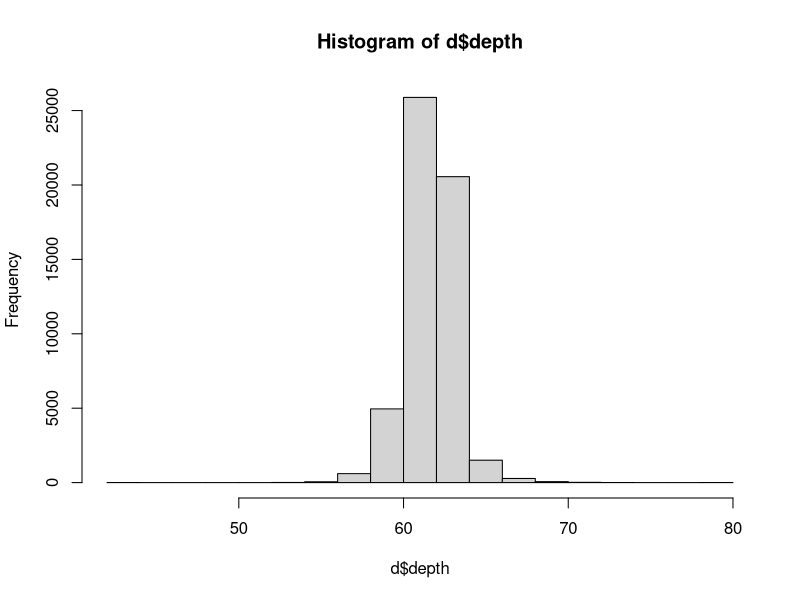
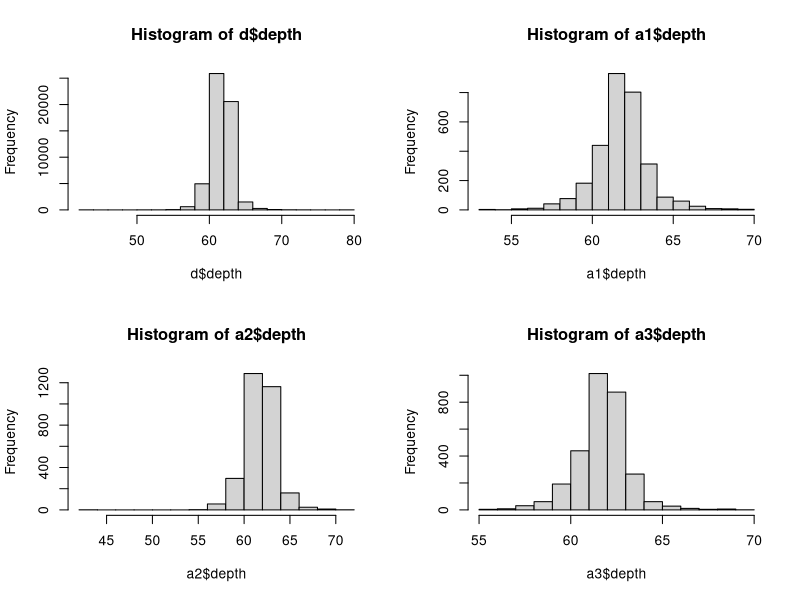
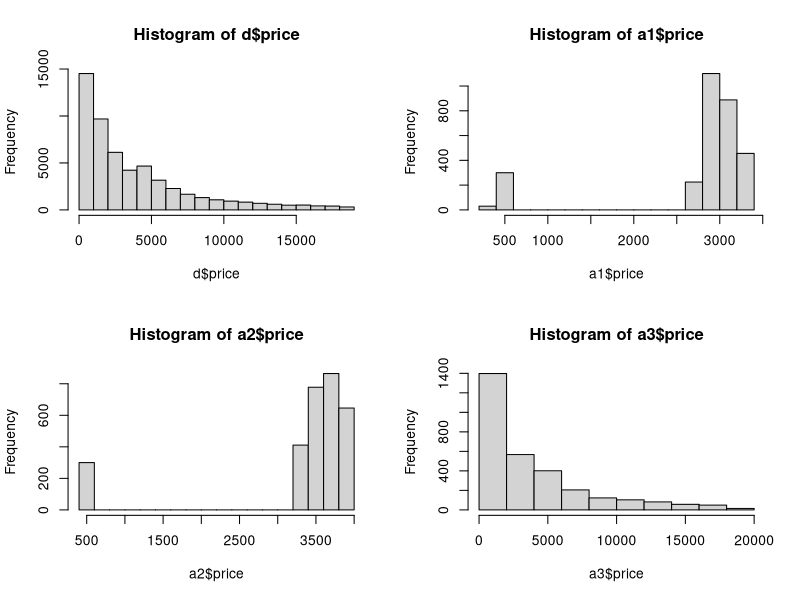
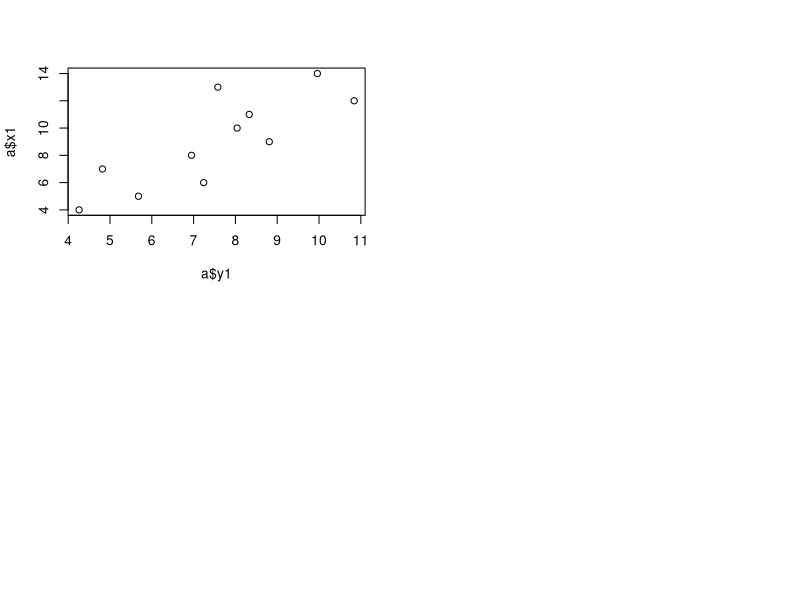
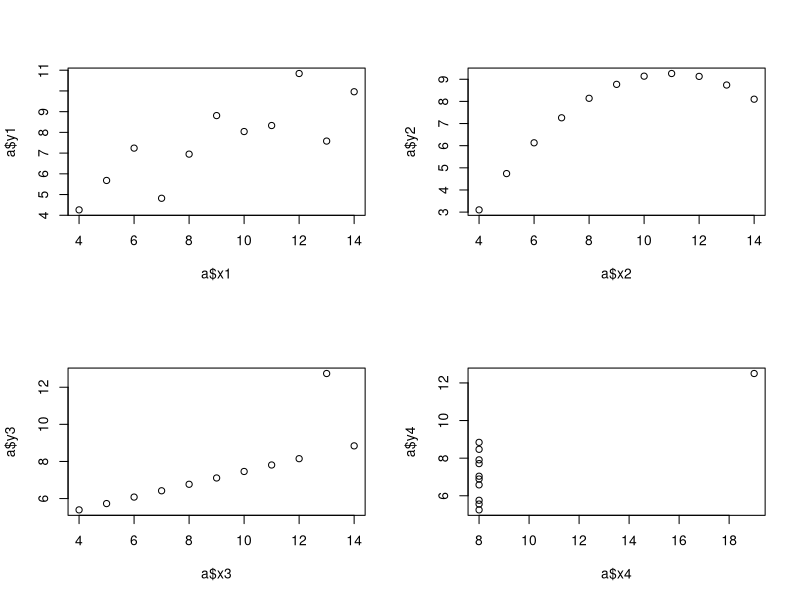
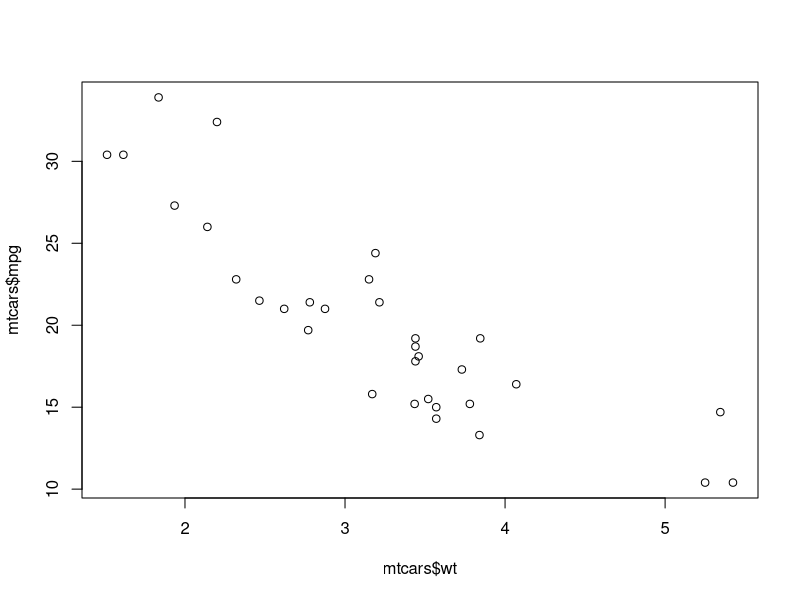
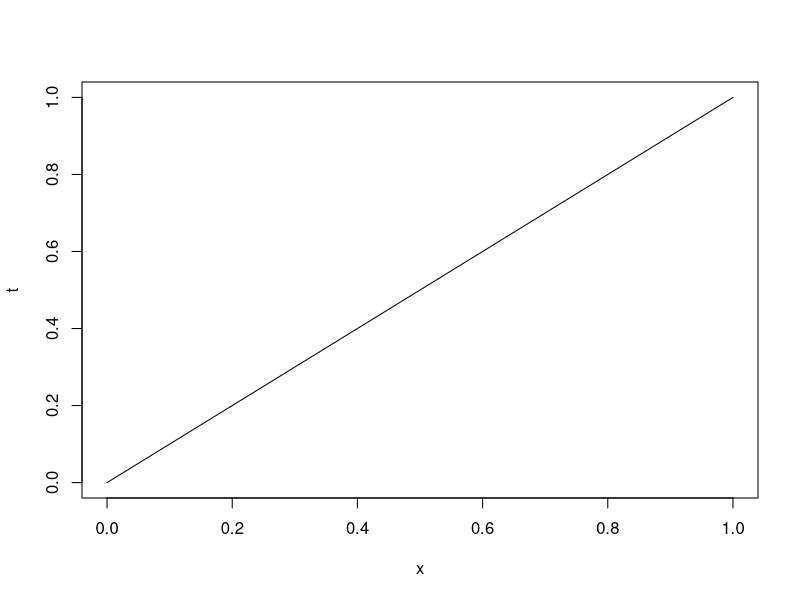
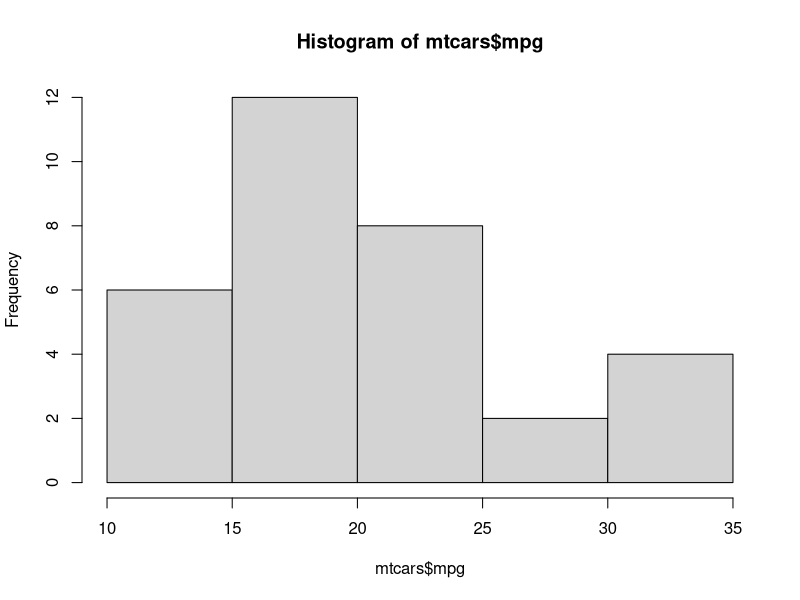

These charts were generated, in order, by the following R code:
#Estatistica Descritiva

#Baixa o pacote GGPLOT2
install.packages("ggplot2")
#Carrega na memória o pacote GGPLOT2
library(ggplot2)
#Atrbuir Diamonds para D
d <- diamonds
mean(d$price) #Media (aritimetica)
median(d$price) #Mediana
sd(d$price) #Desvio Padrao
summary(d) #Resumo estatistico

#Amostragem
a1 <- d[1:3000,]
a2 <- d[3001:6000,]

summary(a1$price)
summary(a2$price)
summary(d$price)

#Amostra aleatoria
sample(3) #Geração de numeros aleatorios de 1 a 3
set.seed(33) #Define a semente para geração de numero aleatorio
sample(3)

va <- sample(nrow(d)) #Cria um vetor com o total de linhas embaralhado

a3 <- d[va[1:3000],]
summary(a3)
summary(d)
summary(a3$price)
summary(d$price)

#Histograma
hist(d$depth)

par(mfrow=c(2,2)) #Janela grafica 2x2
hist(d$depth)
hist(a1$depth)
hist(a2$depth)
hist(a3$depth)

hist(d$price)
hist(a1$price)
hist(a2$price)
hist(a3$price)

#Exercicio Est. Descritiva
a <- anscombe
mean(a$x1)
mean(a$y1)
mean(a$x2)
mean(a$y2)
mean(a$x3)
mean(a$y3)
mean(a$x4)
mean(a$y4)

sd(a$x1)
sd(a$y1)
sd(a$x2)
sd(a$y2)
sd(a$x3)
sd(a$y3)
sd(a$x4)
sd(a$y4)

summary(a)

plot(a$x1 ~ a$y1)
cor(a$x1, a$y1)
cor(a$x2, a$y2)
cor(a$x4, a$y4)
par(mfrow=c(2,2))
plot(a$y1 ~ a$x1)
plot(a$y2 ~ a$x2)
plot(a$y3 ~ a$x3)
plot(a$y4 ~ a$x4)
#Grafico de dispersão
#Verifica de forma intuitiva se tem relação entre as duas variaveis
par(mfrow=c(1,1)) #Janela grafica 1x1
mtcars
plot(mtcars$mpg ~ mtcars$wt)

#Calcular a correlação entre as variaveis
cor(mtcars$mpg , mtcars$wt)
cor(mtcars$mpg , mtcars$hp)
cor(mtcars) #Matriz de correlação

cor(d$y , d$z)
help(mtcars)

v2 <- c(1,2,3,4,5)
sum(v2)
v3 <- c(2,3,4,5,6)
c(v2,v3)
rbind(v2,v3)
cbind(v2,v3)
help("rbind")
plot(t)

t <- c(1, 2, 5, 6, 7, 3, 9, 12, 19)
d <- sd(t)
m <- mean(t)
d
v1 <- sqrt(((t - m)/d)^2)
v1 > 2
v1

t6 <- c(3, 7, 2)
(3*1+7*1+2*2)/(sum(1,1,2))
median(t6)

mean(c(1, 1000, 23, 27))

median(c(1, 1, 1, 1, 1, 11, 11, 11, 1, 1, 1, 1, 1, 1, 1, 11, 11, 11, 11, 11, 11, 2, 11, 11, 11))

hist(mtcars$mpg)
summary(mtcars$mpg)

sd(mtcars$wt)
summary(mtcars$wt)

cor(mtcars$mpg , mtcars$wt)
plot(mtcars$mpg, mtcars$wt)
